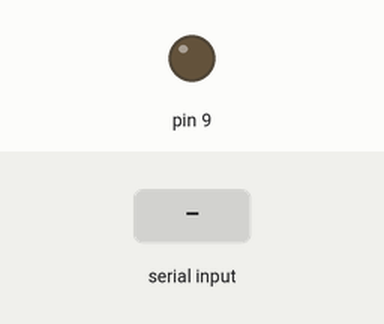
Simulated run of this sketch. Board: Arduino Mega 2560, built with avr-gcc and run on an emulated ATmega2560. On the bench: output pins drawn as LEDs (lit = HIGH). The inputs (shaded band) are chosen by the test bench. What the sketch prints to the serial monitor is not drawn.

Above: at 3.2 s.
3.3 s: "1" received over the second serial link
At 4.7 s:
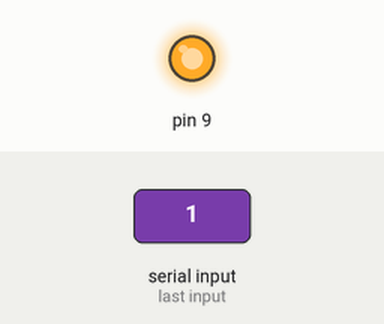
Timing chart, 0 to 6.3 s (numbered marks = the images above; inputs shaded):
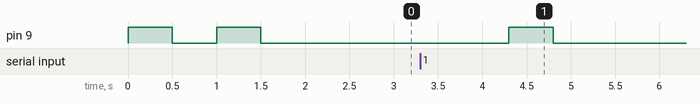

The sketch:

mkr1000UART.ino
```cpp
int data;
void setup(){
  Serial1.begin(9600);
  Serial.begin(9600);
  pinMode(9,OUTPUT);

  digitalWrite(9, HIGH);
  delay(500);
  digitalWrite(9, LOW);
  delay(500);
  digitalWrite(9, HIGH);
  delay(500);
  digitalWrite(9, LOW);
  delay(500);
}
String buf;
bool state = false;

void loop(){
  if(Serial1.available()){
    buf = Serial1.readString();
    digitalWrite(9, HIGH);
    delay(500);
    digitalWrite(9, LOW);
    delay(500);
    Serial.print(buf);
    Serial.println(state);

  }
}
```

Measured:
- after the input at 3.3 s, pin 9: LOW → HIGH after 1.0 s, → LOW 0.50 s later
